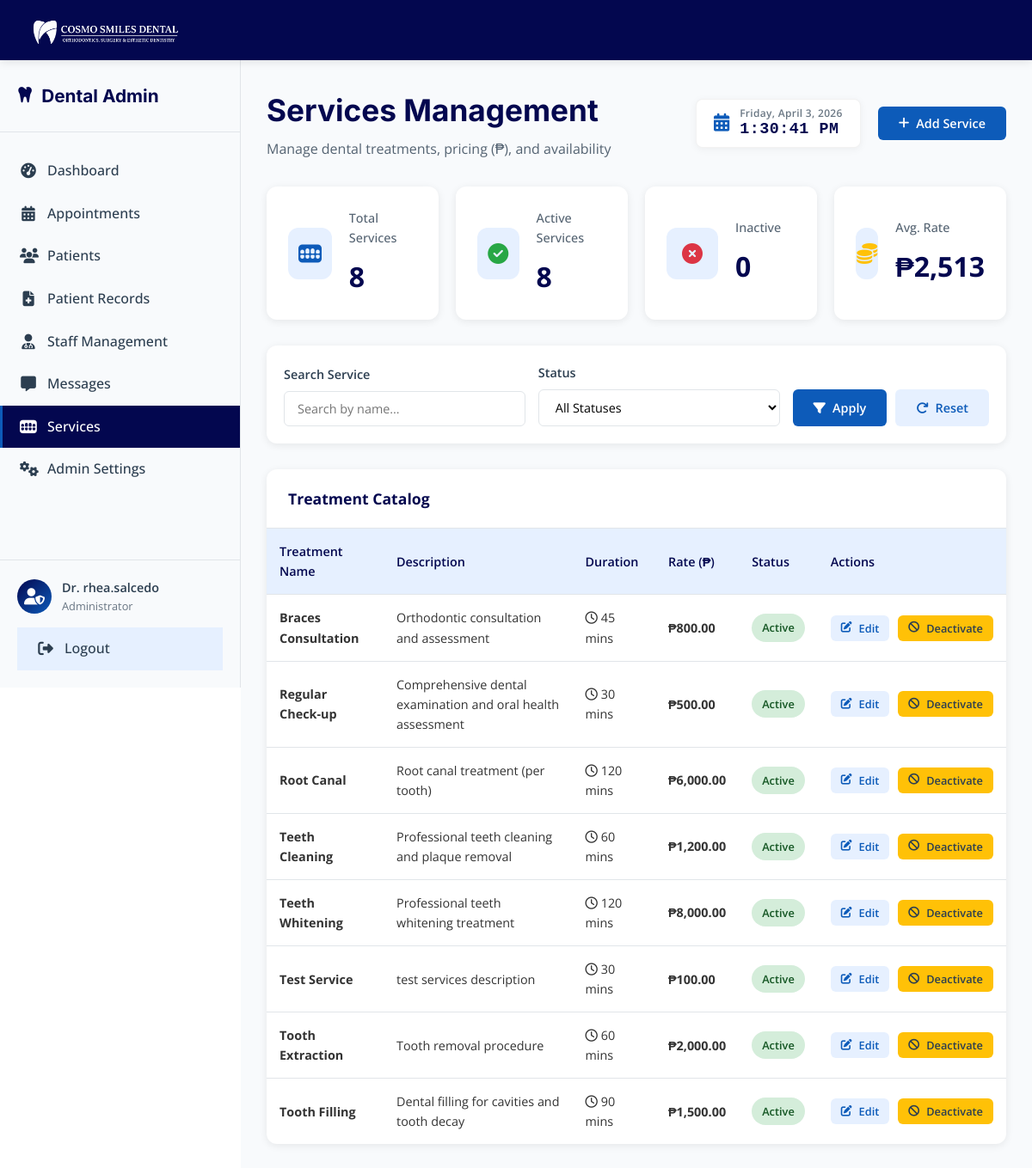
The page /public/admin/admin-services.php (signed in) on the database its author committed.
### tables this page shows
CREATE TABLE `services` (
  `id` int(11) NOT NULL AUTO_INCREMENT,
  `name` varchar(255) NOT NULL,
  `description` text DEFAULT NULL,
  `duration_minutes` int(11) DEFAULT 30,
  `price` decimal(10,2) DEFAULT NULL,
  `is_active` tinyint(1) DEFAULT 1,
  PRIMARY KEY (`id`)
);

### src/Controllers/AdminServiceController.php (called while the page is built, shortened)
<?php
require_once __DIR__ . '/../../config/database.php';
class AdminServiceController {
    private $conn;
    public function __construct() {
        $database = new Database();
        $this->conn = $database->getConnection();
    }
    public function getAllServices($filters = []) {
        try {
            $query = "SELECT * FROM services WHERE 1=1";
            $params = [];
            $query .= " ORDER BY name ASC";
            $stmt = $this->conn->prepare($query);
            $stmt->execute($params);
            return $stmt->fetchAll(PDO::FETCH_ASSOC);
        } catch (PDOException $e) {
            error_log("Error in getAllServices: " . $e->getMessage());
            return [];
        }
    }
    public function getServiceStats() {
        try {
            $stats = [
                'total' => 0,
                'active' => 0,
                'inactive' => 0,
                'avg_price' => 0
            ];
            $query = "SELECT
                        COUNT(*) as total,
                        SUM(CASE WHEN is_active = 1 THEN 1 ELSE 0 END) as active,
                        SUM(CASE WHEN is_active = 0 THEN 1 ELSE 0 END) as inactive,
                        AVG(price) as avg_price
                      FROM services";
            $stmt = $this->conn->prepare($query);
            $stmt->execute();
            $result = $stmt->fetch(PDO::FETCH_ASSOC);
            if ($result) {
                $stats = [
                    'total' => (int)$result['total'],
                    'active' => (int)$result['active'],
                    'inactive' => (int)$result['inactive'],
                    'avg_price' => (float)$result['avg_price']
                ];
            }
            return $stats;
        } catch (PDOException $e) {
            error_log("Error getting service stats: " . $e->getMessage());
            return ['total' => 0, 'active' => 0, 'inactive' => 0, 'avg_price' => 0];
        }
    }
}
?>

### config/env.php (called while the page is built, shortened)
<?php
function env($key, $default = null) {
    $value = $_ENV[$key] ?? getenv($key);
    $lower = strtolower($value);
    return $value;
}

### config/database.php (called while the page is built, shortened)
<?php
require_once __DIR__ . '/env.php';
class Database {
    private $host;
    private $db_name;
    private $username;
    private $password;
    public function __construct() {
        $this->host     = env('DB_HOST', 'localhost');
        $this->db_name  = env('DB_NAME', 'cosmo_smiles_dental');
        $this->username = env('DB_USERNAME', 'root');
        $this->password = env('DB_PASSWORD', '');
    }
    public function getConnection() {
        $this->conn = null;
        try {
            $this->conn = new PDO("mysql:host=" . $this->host . ";dbname=" . $this->db_name, $this->username, $this->password);
            $this->conn->exec("set names utf8");
            $this->conn->setAttribute(PDO::ATTR_ERRMODE, PDO::ERRMODE_EXCEPTION);
        } catch(PDOException $exception) {
            echo "Connection error: " . $exception->getMessage();
        }
        return $this->conn;
    }
}
?>

### public/admin/admin-services.php (the view, shortened to what this page needs)
<?php
require_once __DIR__ . '/../../config/database.php';
require_once __DIR__ . '/../../src/Controllers/AdminServiceController.php';
$controller = new AdminServiceController();
$search = isset($_GET['search']) ? $_GET['search'] : '';
$status = isset($_GET['status']) ? $_GET['status'] : 'all';
$services = $controller->getAllServices([
    'search' => $search,
    'status' => $status
]);
$stats = $controller->getServiceStats();
?>
<!DOCTYPE html>
<html lang="en">
<head>
    <link rel="stylesheet" href="https://cdnjs.cloudflare.com/ajax/libs/font-awesome/6.4.0/css/all.min.css">
</head>
<body>
    <?php include 'includes/admin-header.php'; ?>
    <div class="admin-container">
        <?php include 'includes/admin-sidebar.php'; ?>
        <main class="admin-main">
            <div class="dashboard-header">
                <div class="header-content">
                    <h1>Services Management</h1>
                    <p>Manage dental treatments, pricing (₱), and availability</p>
                </div>
                <div class="header-actions">
                    <div class="date-display">
                        <i class="fas fa-calendar-alt"></i>
                        <div class="clock-content">
                            <span id="admin-date">Loading...</span>
                            <span id="admin-time">00:00:00 AM</span>
                        </div>
                    </div>
                    <button class="btn btn-primary" onclick="openModal('add')"><i class="fas fa-plus"></i> Add Service</button>
                </div>
            </div>
            <div class="stats-grid">
                <div class="stat-card">
                    <div class="stat-icon"><i class="fas fa-teeth"></i></div>
                    <div class="stat-content">
                        <h3>Total Services</h3>
                        <div class="stat-number"><?php echo isset($stats['total']) ? $stats['total'] : 0; ?></div>
                    </div>
                </div>
                <div class="stat-card">
                    <div class="stat-icon" style="color:var(--success);"><i class="fas fa-check-circle"></i></div>
                    <div class="stat-content">
                        <h3>Active Services</h3>
                        <div class="stat-number"><?php echo isset($stats['active']) ? $stats['active'] : 0; ?></div>
                    </div>
                </div>
                <div class="stat-card">
                    <div class="stat-icon" style="color:var(--error);"><i class="fas fa-times-circle"></i></div>
                    <div class="stat-content">
                        <h3>Inactive</h3>
                        <div class="stat-number"><?php echo isset($stats['inactive']) ? $stats['inactive'] : 0; ?></div>
                    </div>
                </div>
                <div class="stat-card">
                    <div class="stat-icon" style="color:var(--warning);"><i class="fas fa-coins"></i></div>
                    <div class="stat-content">
                        <h3>Avg. Rate</h3>
                        <div class="stat-number">₱<?php echo isset($stats['avg_price']) ? number_format($stats['avg_price'], 0) : 0; ?></div>
                    </div>
                </div>
            </div>
            <div class="staff-filter">
                <form method="GET" class="filter-row">
                    <div class="filter-group">
                        <label>Search Service</label>
                        <input type="text" name="search" class="filter-control" placeholder="Search by name..." value="<?php echo htmlspecialchars($search); ?>">
                    </div>
                    <div class="filter-group">
                        <label>Status</label>
                        <select name="status" class="filter-control" onchange="this.form.submit()">
                            <option value="all" <?php echo $status === 'all' ? 'selected' : ''; ?>>All Statuses</option>
                        </select>
                    </div>
                    <div class="filter-actions">
                        <button type="submit" class="btn btn-primary"><i class="fas fa-filter"></i> Apply</button>
                        <a href="admin-services.php" class="btn" style="background:var(--light-accent); color:var(--secondary);"><i class="fas fa-redo"></i> Reset</a>
                    </div>
                </form>
            </div>
            <div class="staff-table-container">
                <div class="table-header">
                    <h3>Treatment Catalog</h3>
                </div>
                <div class="table-content">
                    <table class="staff-table">
                        <thead>
                            <tr>
                                <th>Treatment Name</th>
                                <th>Description</th>
                                <th>Duration</th>
                                <th>Rate (₱)</th>
                                <th>Status</th>
                                <th>Actions</th>
                            </tr>
                        </thead>
                        <tbody>
                            <?php if (empty($services)): ?>
                            <tr><td colspan="6" style="text-align:center; padding:40px; color:#666;">No services found.</td></tr>
                            <?php else: ?>
                            <?php foreach ($services as $s): ?>
                            <tr>
                                <td data-label="Treatment Name"><strong><?php echo htmlspecialchars($s['name']); ?></strong></td>
                                <td data-label="Description">
                                    <?php echo htmlspecialchars(substr($s['description'], 0, 100)) . (strlen($s['description']) > 100 ? '...' : ''); ?>
                                </td>
                                <td data-label="Duration"><i class="far fa-clock"></i> <?php echo $s['duration_minutes']; ?> mins</td>
                                <td data-label="Rate (₱)"><strong>₱<?php echo number_format($s['price'], 2); ?></strong></td>
                                <td data-label="Status">
                                    <span class="status-badge <?php echo $s['is_active'] ? 'status-active' : 'status-inactive'; ?>">
                                        <?php echo $s['is_active'] ? 'Active' : 'Inactive'; ?>
                                    </span>
                                </td>
                                <td data-label="Actions">
                                    <div style="display:flex; gap:10px; justify-content: flex-end;">
                                        <button class="btn btn-sm" style="background:var(--light-accent); color:var(--secondary);" onclick='openModal("edit", <?php echo json_encode($s); ?>)'><i class="fas fa-edit"></i> Edit</button>
                                        <?php if ($s['is_active']): ?>
                                        <button class="btn btn-sm btn-warning" onclick="deactivateService(<?php echo $s['id']; ?>, '<?php echo addslashes($s['name']); ?>')"><i class="fas fa-ban"></i> Deactivate</button>
                                        <?php else: ?>
                                        <button class="btn btn-sm btn-success" onclick="activateService(<?php echo $s['id']; ?>, '<?php echo addslashes($s['name']); ?>')"><i class="fas fa-check-circle"></i> Activate</button>
                                        <?php endif; ?>
                                    </div>
                                </td>
                            </tr>
                            <?php endforeach; ?>
                            <?php endif; ?>
                        </tbody>
                    </table>
                </div>
            </div>
        </main>
    </div>
</body>
</html>

### rows shown on the page
services: name "Braces Consultation", description "Orthodontic consultation and assessment", duration_minutes "45", price "800.00", is_active "Active"
services: name "Regular Check-up", description "Comprehensive dental examination and oral health assessment", duration_minutes "30", price "500.00", is_active "Active"
services: name "Root Canal", description "Root canal treatment (per tooth)", duration_minutes "120", price "6,000.00", is_active "Active"
services: name "Teeth Cleaning", description "Professional teeth cleaning and plaque removal", duration_minutes "60", price "1,200.00", is_active "Active"
services: name "Teeth Whitening", description "Professional teeth whitening treatment", duration_minutes "120", price "8,000.00", is_active "Active"
services: name "Test Service", description "test services description", duration_minutes "30", price "100.00", is_active "Active"
services: name "Tooth Extraction", description "Tooth removal procedure", duration_minutes "60", price "2,000.00", is_active "Active"
services: name "Tooth Filling", description "Dental filling for cavities and tooth decay", duration_minutes "90", price "1,500.00", is_active "Active"

### other values the page prints
$item['label'] "Dashboard"
$item['label'] "Appointments"
$item['label'] "Patients"
$item['label'] "Patient Records"
$item['label'] "Staff Management"
$item['label'] "Messages"
$item['label'] "Services"
$item['label'] "Admin Settings"
$sidebarAdminName "Dr. rhea.salcedo"
$sidebarAdminRole "Administrator"
$stats['total'] "8"
$stats['active'] "8"
$stats['inactive'] "0"
$stats['avg_price'] "2,513"
